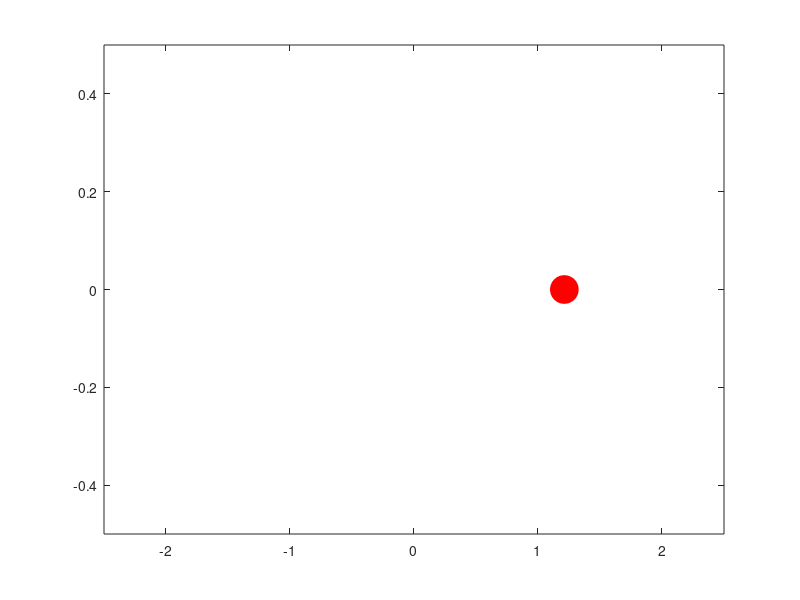
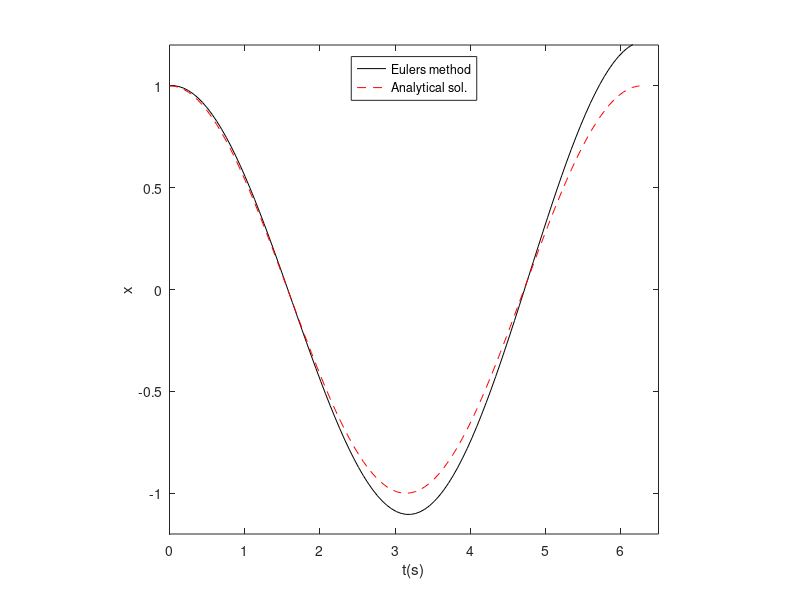

Here is the MATLAB script that generated these plots, in order:
% Draw animation of spring pendulum
% Using EULER'S METHOD
% Author: Gia Huy Hoang
% Group: I-IT-2N2

% In this script, I define constants of a spring pendulum
% system regardless of spring's mass, friction...
% Because of using Euler's method, the more time running, the more
% differences between the Eulers and Analytical solution,
% so I decide to run 1 period only.


function spring_Euler()
% mass of object
m = 1;
% constant of spring
k = 1;

% time to happen and number of steps
T = 2*pi/sqrt(m/k);
n = 100;
% value of a step
tS = T/n;

% Euler integration
[t, x] = Euler(m, k, n, tS);

%Plotting
figure(2);
plot(t, x, '-k');
xlabel('t(s)');
ylabel('x');
axis square; % make the axis box square
hold on;
 
% Analytical Solution
t_an = linspace(0, T, 101);
x_an = cos(t_an);

plot(t_an, x_an, '--r');
axis([0 6.5 -1.2 1.2]); % axis limits

legend('Eulers method', 'Analytical sol.', 'Location', 'North');

end

function [t, x] = Euler(m, k, n, tS)

% pre-allocated arrays for x and t
x = zeros(1, n+1);
t = zeros(1, n+1);

% INITIAL CONDITIONS
v = 0; % velocity
x(1) = 1; % location at the beginning
t(1) = 0; % time at the beginning

% Time integration using Euler's method
for i = 1:n
    t(i+1) = t(i) + tS;
    a = -k*x(i)/m; % because F=m*a and F=-k*x
    x(i+1) = x(i) + v*tS; % new location of object after a step of time
    v = v + a*tS; % new accelaration of object after a step time

    % plotting each step for animation
    figure(1);
    %plot(l*sin(theta(n,:)),-l*cos(theta(n,:)),'Marker','o','MarkerSize',20,'MarkerFaceColor','r','MarkerEdgeColor','r');
    plot(x(i),0,'Marker','o','MarkerSize',20,'MarkerFaceColor','r','MarkerEdgeColor','r');
    axis([-2.5 2.5 -0.5 0.5]);

end

end
